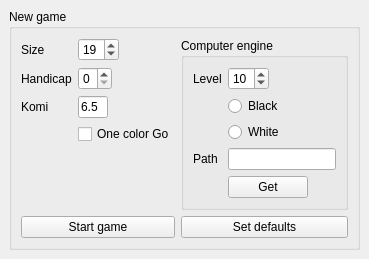
      <widget class="QWidget" name="Go_engine">
       <layout class="QVBoxLayout">
        <property name="spacing">
         <number>6</number>
        </property>
        <property name="margin">
         <number>9</number>
        </property>
        <item>
         <widget class="QGroupBox" name="groupBox">
          <property name="title">
           <string>New game</string>
          </property>
          <layout class="QGridLayout" name="_10">
           <property name="margin">
            <number>9</number>
           </property>
           <property name="spacing">
            <number>6</number>
           </property>
           <item row="0" column="0" rowspan="2">
            <layout class="QFormLayout" name="formLayout_11">
             <property name="fieldGrowthPolicy">
              <enum>QFormLayout::ExpandingFieldsGrow</enum>
             </property>
             <property name="margin">
              <number>0</number>
             </property>
             <item row="0" column="0">
              <widget class="QLabel" name="label_4">
               <property name="text">
                <string>Size</string>
               </property>
              </widget>
             </item>
             <item row="0" column="1">
              <widget class="QSpinBox" name="newComputer_Size">
               <property name="minimum">
                <number>2</number>
               </property>
               <property name="value">
                <number>19</number>
               </property>
              </widget>
             </item>
             <item row="1" column="0">
              <widget class="QLabel" name="label_5">
               <property name="text">
                <string>Handicap</string>
               </property>
              </widget>
             </item>
             <item row="1" column="1">
              <widget class="QSpinBox" name="newComputer_Handicap">
               <property name="specialValueText">
                <string/>
               </property>
               <property name="minimum">
                <number>0</number>
               </property>
               <property name="maximum">
                <number>9</number>
               </property>
               <property name="value">
                <number>0</number>
               </property>
              </widget>
             </item>
             <item row="2" column="0">
              <widget class="QLabel" name="label_6">
               <property name="text">
                <string>Komi</string>
               </property>
              </widget>
             </item>
             <item row="2" column="1">
              <widget class="QLineEdit" name="newComputer_Komi">
               <property name="maximumSize">
                <size>
                 <width>30</width>
                 <height>16777215</height>
                </size>
               </property>
               <property name="text">
                <string>6.5</string>
               </property>
              </widget>
             </item>
             <item row="3" column="1">
              <widget class="QCheckBox" name="OneColorGoCheckBox">
               <property name="text">
                <string>One color Go</string>
               </property>
              </widget>
             </item>
            </layout>
           </item>
           <item row="0" column="1" rowspan="2">
            <widget class="QGroupBox" name="groupBox_7">
             <property name="title">
              <string>Computer engine</string>
             </property>
             <layout class="QFormLayout" name="formLayout_12">
              <property name="fieldGrowthPolicy">
               <enum>QFormLayout::ExpandingFieldsGrow</enum>
              </property>
              <property name="horizontalSpacing">
               <number>6</number>
              </property>
              <property name="verticalSpacing">
               <number>6</number>
              </property>
              <property name="margin">
               <number>9</number>
              </property>
              <item row="0" column="0">
               <widget class="QLabel" name="label_23">
                <property name="text">
                 <string>Level</string>
                </property>
               </widget>
              </item>
              <item row="0" column="1">
               <widget class="QSpinBox" name="spinBox_8">
                <property name="minimum">
                 <number>1</number>
                </property>
                <property name="maximum">
                 <number>20</number>
                </property>
                <property name="value">
                 <number>10</number>
                </property>
               </widget>
              </item>
              <item row="1" column="1">
               <widget class="QRadioButton" name="computerPlaysBlack">
                <property name="text">
                 <string>Black</string>
                </property>
               </widget>
              </item>
              <item row="2" column="1">
               <widget class="QRadioButton" name="computerPlaysWhite">
                <property name="text">
                 <string>White</string>
                </property>
               </widget>
              </item>
              <item row="3" column="1">
               <widget class="QLineEdit" name="LineEdit_computer"/>
              </item>
              <item row="5" column="1">
               <widget class="QPushButton" name="computerPathButton">
                <property name="text">
                 <string>Get</string>
                </property>
               </widget>
              </item>
              <item row="3" column="0">
               <widget class="QLabel" name="label_3">
                <property name="text">
                 <string>Path</string>
                </property>
               </widget>
              </item>
             </layout>
            </widget>
           </item>
           <item row="2" column="1">
            <widget class="QPushButton" name="pushButton_5">
             <property name="text">
              <string>Set defaults</string>
             </property>
            </widget>
           </item>
           <item row="2" column="0">
            <widget class="QPushButton" name="button_newComputerGame">
             <property name="text">
              <string>Start game</string>
             </property>
             <property name="icon">
              <iconset theme="document-new">
               <normaloff/>
              </iconset>
             </property>
            </widget>
           </item>
          </layout>
         </widget>
        </item>
       </layout>
      </widget>
